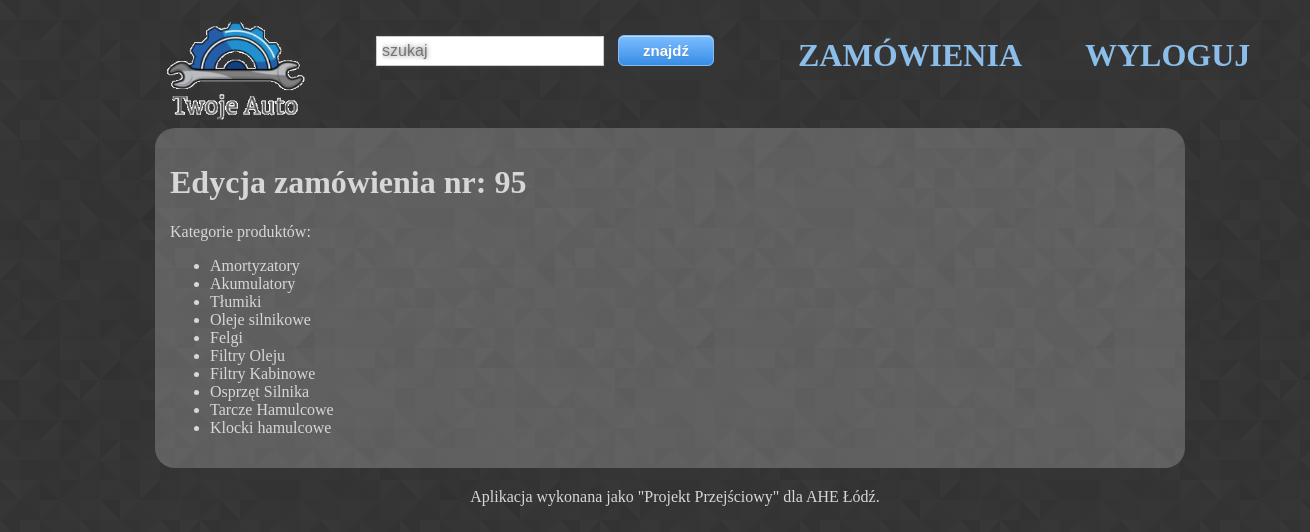
The page /kats/95 (signed in) on the database its author committed.
### produkty/models.py (models this page shows, shortened)
class Kategoria(models.Model):
    nazwa = models.CharField(max_length=30)
    created = models.DateTimeField(auto_now_add=True)
    updated = models.DateTimeField(auto_now=True)
    class Meta:
        verbose_name        = "Kategoria"
        verbose_name_plural = "Kategorie"

### produkty/views.py (the view)
# urls.py: path('kats/<int:cart_id>', kategorie, name='kategorie'),
def kategorie(request, cart_id):
    kats = Kategoria.objects.all()
    c_id = cart_id
    template = 'produkty/kategorie.html'
    context = {
        'kats': kats, 'c_id': c_id,
    }
    return render(request, template , context)

### produkty/templates/produkty/kategorie.html
{% extends 'produkty/baza.html' %}
{% block contents %}
{% if c_id %}
<h1>Edycja zamówienia nr: {{ c_id }} </h1>
   Kategorie produktów:
<br />
{% if kats %}
    <ul>
    {% for kat in kats %}
        <li><a href="{% url 'kat_m' kat.id  c_id %}">{{ kat.nazwa }}</a></li>
    {% endfor %}
    </ul>
{% else %}
    <p>No products are available.</p>
{% endif %}
{% else %}
<h1>Błąd. Nie wybrano zamówienia.</h1>
{% endif %}
{% endblock %}

### produkty/static/produkty/style.css (style rules this page uses)
body { background-color:rgb(180,210,250); background-image: url("prism.png"); color:rgb(215,215,215); font-family: "Trebuchet MS"; }
li a { color:rgb(215,215,215);##004080; text-decoration:none; }
a { text-decoration:none; color:rgb(139, 190, 234); }

### rows shown on the page
Kategoria: nazwa "Amortyzatory"
Kategoria: nazwa "Akumulatory"
Kategoria: nazwa "Tłumiki"
Kategoria: nazwa "Oleje silnikowe"
Kategoria: nazwa "Felgi"
Kategoria: nazwa "Filtry Oleju"
Kategoria: nazwa "Filtry Kabinowe"
Kategoria: nazwa "Osprzęt Silnika"
Kategoria: nazwa "Tarcze Hamulcowe"
Kategoria: nazwa "Klocki hamulcowe"

### other values the page prints
{{ c_id }} "95"
